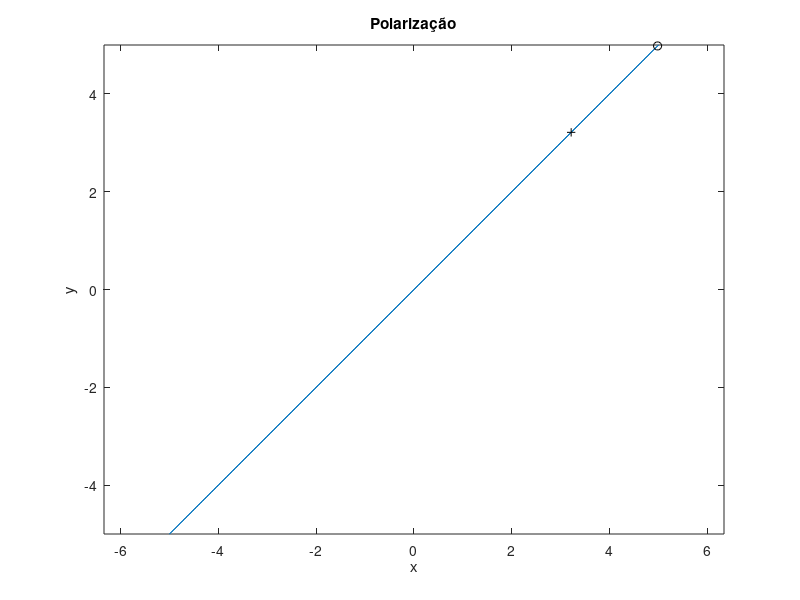

This chart was generated by the following MATLAB code:
clc
clear

disp('Polarização');
disp(' ');
Exo = input('Digite amplitude x: ');
fxd = input('Digite angulo de fase x(degraus): ');
fx  = fxd*pi/180;
Eyo = input('Digite amplitude y: ');
fyd = input('Digite angulo de fase y(degraus): ');
fy  = fyd*pi/180;
disp(' ');
disp('Para determinar a direção da polarização,');
disp('mova de o para + durante o plot');
disp(' ');

%calcula
wtd = 0:360;
wtr = wtd*pi/180;
x = Exo*cos(wtr+fx);
y = Eyo*cos(wtr+fy);
x0 = Exo*cos(fx);
y0 = Eyo*cos(fy);
x45 = Exo*cos(fx+pi/4);
y45 = Eyo*cos(fy+pi/4);

fdiff = fy-fx;
a = abs(Exo);
b = abs(Eyo);
temp = sqrt(a^4+b^4+2*a^2*b^2*cos(2*fdiff));
MAJ = 2*sqrt(0.5*(a^2+b^2+temp));
MIN = 2*sqrt(0.5*(a^2+b^2-temp));
AR = MAJ/MIN;
temp2 = (2*a*b/(a^2-b^2))*cos(fdiff);
tilangle = (0.5*atan(temp2)*180/pi);

plot(x,y,x0,y0,'ok',x45,y45,'+k');
xlabel('x')
ylabel('y')
title('Polarização')
axis('equal')